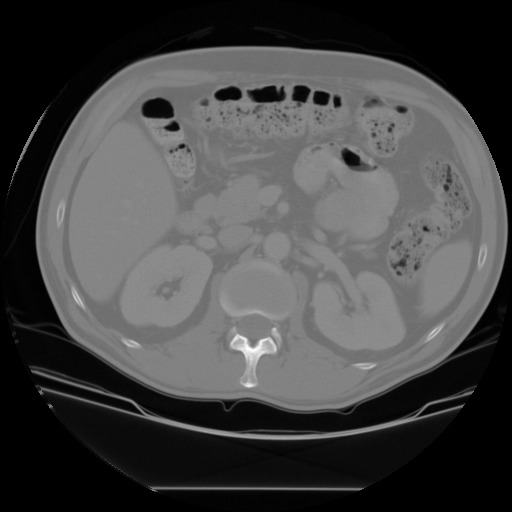
%> input picture a4_20171204/input_data/kidney.jpg, 512 x 512 px
$ octave q2.m   (GNU Octave 9; MATLAB toolbox functions it lacks are replaced by stand-ins)
%> lines starting %> are read from the running program, lines starting %| are printed output that depends on the picture; in (x1, y1, x2, y2) boxes, pixels count from 0 and x2, y2 are one past the last pixel; in counts of white or black regions, pixels touching at a corner belong together; the program's own positions count from 1
%%
kidney = imread('../input_data/kidney.jpg');
%> kidney is the input picture: size 512x512 uint8; min 0, max 255, mean 69.8
imshow(kidney);
k = find(kidney>128);
%> k = 65744 values from 7340 to 259308
kidthresh = zeros(512,512);
kidthresh(k) = 1;
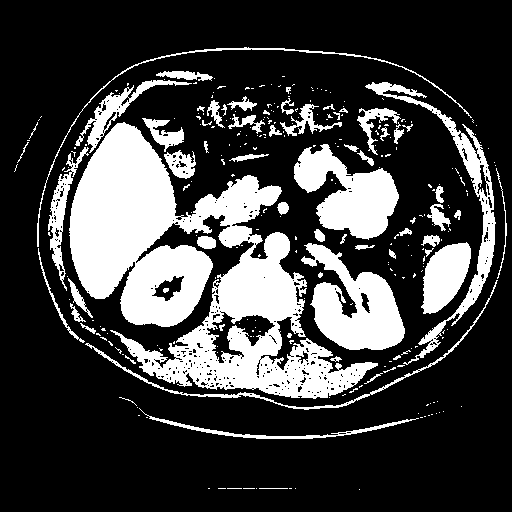
%> kidthresh: size 512x512 double; values 0 (black) and 1 (white), 25.1% white; 282 white regions (218 under 20 px), largest, box (x1, y1, x2, y2) and area: (69, 122, 378, 399) 35633, (301, 243, 405, 350) 5854, (294, 144, 399, 240) 5410
figure;
imshow(kidthresh);
d8 = strel('disk',8);
kidopen8 = imopen(kidthresh,d8);
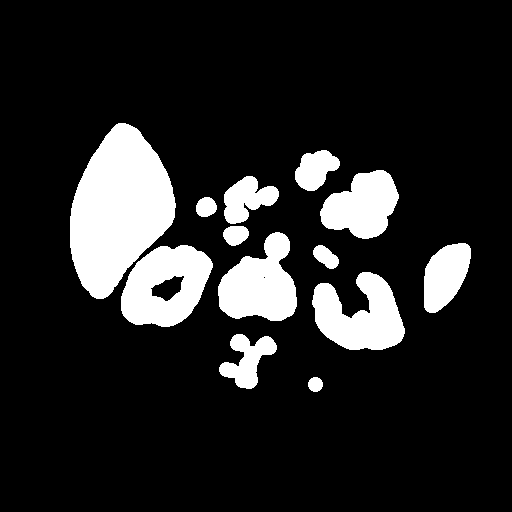
%> kidopen8: size 512x512 double; values 0 (black) and 1 (white), 14.5% white; 13 white regions, largest, box (x1, y1, x2, y2) and area: (70, 123, 176, 299) 12202, (121, 245, 213, 327) 5088, (312, 272, 405, 350) 4607
figure;
imshow(kidopen8);
d1 = strel('disk',1);
kidclose1 = imclose(kidopen8,d1);
%> kidclose1: size 512x512 double; values 0 (black) and 1 (white), 14.5% white; 12 white regions, largest, box (x1, y1, x2, y2) and area: (70, 123, 176, 299) 12206, (121, 245, 213, 327) 5092, (312, 272, 405, 350) 4610
figure;
imshow(kidclose1);
b = bwlabel(kidclose1,8);
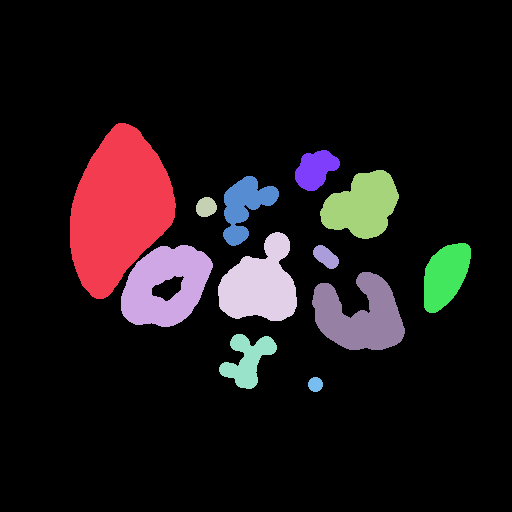
%> b: size 512x512 double; 13 distinct labels, from 0 to 12; one colour per label, 0 black
ll = label2rgb(b);
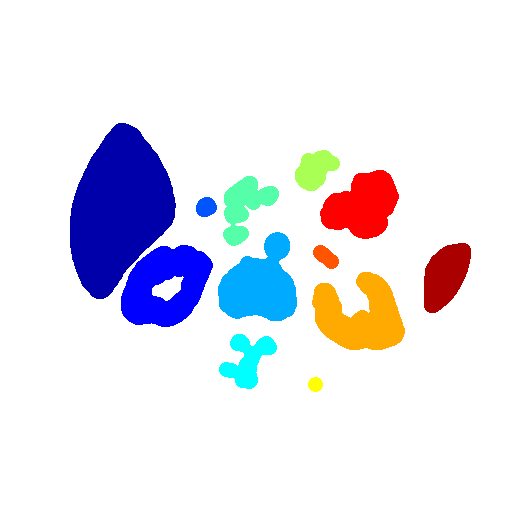
%> ll: size 512x512x3 uint8; mean R, G, B 229.4, 229, 238.8
figure;
imshow(ll);

%%
